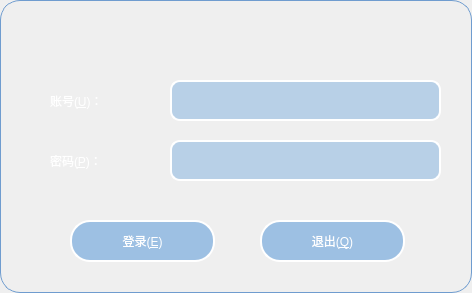
<?xml version="1.0" encoding="UTF-8"?>
<ui version="4.0">
 <class>loginWindow</class>
 <widget class="QMainWindow" name="loginWindow">
  <property name="geometry">
   <rect>
    <x>0</x>
    <y>0</y>
    <width>472</width>
    <height>293</height>
   </rect>
  </property>
  <property name="windowTitle">
   <string>登录泊车管理系统</string>
  </property>
  <property name="styleSheet">
   <string notr="true">/**********子界面背景**********/
QCustomWidget {
		background: rgb(173, 202, 232);
}

/**********子界面中央背景**********/
QCenterWidget {
		background: rgb(232, 241, 252);
}

/**********主界面样式**********/
QMainWindow {
		border: 1px solid rgb(111, 156, 207);
		border-radius:20px;
}

QMessageWidget {
		background: rgba(173, 202, 232, 50%);
}

QLoadingWidget {
		border: none;
		border-radius: 5px;
		background: rgb(187, 212, 238);
}

QRemoteWidget {
		border-top-right-radius: 10px;
		border-bottom-right-radius: 10px;
		border: 1px solid rgb(111, 156, 207);
		border-left: none;
		background: transparent;
}

StyledWidget {
        qproperty-normalColor: rgb(65, 65, 65);
        qproperty-disableColor: rgb(180, 180, 180);
        qproperty-highlightColor: rgb(0, 160, 230);
        qproperty-errorColor: red;
}

QProgressIndicator {
        qproperty-color: rgb(2, 65, 132);
}

QMenuBar {
        background: rgb(187, 212, 238);
        border: 1px solid rgb(111, 156, 207);
        border-left: none;
        border-right: none;
}
QMenuBar::item {
        border: 1px solid transparent;
        padding: 5px 10px 5px 10px;
        background: transparent;
}
QMenuBar::item:enabled {
        color: rgb(2, 65, 132);
}
QMenuBar::item:!enabled {
        color: rgb(155, 155, 155);
}
QMenuBar::item:enabled:selected {
        border-top-color: rgb(111, 156, 207);
        border-bottom-color: rgb(111, 156, 207);
        background: rgb(198, 224, 252);
}

/**********菜单**********/
QMenu {
        border: 1px solid rgb(111, 156, 207);
        background: rgb(232, 241, 250);
}
QMenu::item {
        height: 22px;
        padding: 0px 25px 0px 20px;
}
QMenu::item:enabled {
        color: rgb(84, 84, 84);
}
QMenu::item:!enabled {
        color: rgb(155, 155, 155);
}
QMenu::item:enabled:selected {
        color: rgb(2, 65, 132);
        background: rgba(255, 255, 255, 200);
}
QMenu::separator {
        height: 1px;
        background: rgb(111, 156, 207);
}
QMenu::indicator {
        width: 13px;
        height: 13px;
}
QMenu::icon {
        padding-left: 2px;
        padding-right: 2px;
}

/**********下拉列表**********/
QComboBox {
        height: 42px;
        border-radius: 4px;
        border: 1px solid rgb(111, 156, 207);
        background: white;
		font: 75 14pt &quot;微软雅黑&quot;;
}
QComboBox:enabled {
        color: rgb(84, 84, 84);
}
QComboBox:!enabled {
        color: rgb(80, 80, 80);
}
QComboBox:enabled:hover, QComboBox:enabled:focus {
        color: rgb(51, 51, 51);
}
QComboBox::drop-down {
        width: 20px;
        border: none;
        background: transparent;
}
QComboBox::drop-down:hover {
        background: rgba(255, 255, 255, 30);
}
QComboBox QAbstractItemView {
        border: 1px solid rgb(111, 156, 207);
        background: white;
        outline: none;
}
QComboBox QAbstractItemView::item {
        height: 25px;
        color: rgb(73, 73, 73);
}
QComboBox QAbstractItemView::item:selected {
        background: rgb(232, 241, 250);
        color: rgb(2, 65, 132);
}

QLineEdit {
        border-radius: 10px;
        height: 42px;
        border: 2px solid rgb(255, 255, 255);
        background: rgba(100, 160, 220,100);
		font: 75 14pt &quot;微软雅黑&quot;;
		color:rgb(255, 255, 255);
}
QLineEdit:enabled {
        color: rgb(84, 84, 84);
}
QLineEdit:enabled:hover, QLineEdit:enabled:focus {
        color: rgb(51, 51, 51);
}
QLineEdit:!enabled {
        color: rgb(80, 80, 80);
}
/**********按钮**********/
QPushButton{
		border-radius: 20px;
		border-style:outset;
		border-width:2px;
		border-color: rgb(255, 255, 255);
		width: 75px;
		height: 42px;
		font: 75 14pt &quot;微软雅黑&quot;;
}
QPushButton:enabled {
        background: rgba(100, 160, 220,150);
        color: white;
}
QPushButton:!enabled {
        background: rgb(180, 180, 180);
        color: white;
}
QPushButton:enabled:hover{
        background: rgba(100, 160, 220,240);
}
QPushButton:enabled:pressed{
        background: rgb(0, 78, 161);
}

QPushButton#blueButton:enabled {
        background: rgb(0, 78, 161);
        color: white;
}
QPushButton:!enabled {
        background: rgb(180, 180, 180);
        color: white;
}
QPushButton#blueButton:enabled:hover {
        background: rgb(2, 65, 132);
}
QPushButton#blueButton:enabled:pressed {
        background: rgb(6, 94, 187);
}

QPushButton#selectButton {
        border: none;
        border-radius: none;
        border-left: 1px solid rgb(111, 156, 207);
        background: transparent;
        image: url(:/White/scan);
        color: rgb(51, 51, 51);
}
QPushButton#selectButton:enabled:hover{
        background: rgb(187, 212, 238);
}
QPushButton#selectButton:enabled:pressed{
        background: rgb(120, 170, 220);
}

QPushButton#linkButton {
        background: transparent;
        color: rgb(0, 160, 230);
        text-align:left;
}
QPushButton#linkButton:hover {
        color: rgb(20, 185, 255);
        text-decoration: underline;
}
QPushButton#linkButton:pressed {
        color: rgb(0, 160, 230);
}

QPushButton#transparentButton {
        background: transparent;
}

/*****************标题栏按钮*******************/
QPushButton#minimizeButton {
		border-radius: none;
		border-bottom-left-radius: 4px;
		border-bottom-right-radius: 4px;
		background: rgb(120, 170, 220);
		image: url(:/White/minimizeHover);
}
QPushButton#minimizeButton:hover {
		image: url(:/White/minimize);
}
QPushButton#minimizeButton:pressed {
		image: url(:/White/minimizePressed);
}

QPushButton#maximizeButton[maximizeProperty=&quot;maximize&quot;] {
		border-radius: none;
		border-bottom-left-radius: 4px;
		border-bottom-right-radius: 4px;
		background: rgb(120, 170, 220);
		image: url(:/White/maximizeHover);
}
QPushButton#maximizeButton[maximizeProperty=&quot;maximize&quot;]:hover {
		image: url(:/White/maximize);
}
QPushButton#maximizeButton[maximizeProperty=&quot;maximize&quot;]:pressed {
		image: url(:/White/maximizePressed);
}

QPushButton#maximizeButton[maximizeProperty=&quot;restore&quot;] {
		border-radius: none;
		border-bottom-left-radius: 4px;
		border-bottom-right-radius: 4px;
		background: rgb(120, 170, 220);
		image: url(:/White/restoreHover);
}
QPushButton#maximizeButton[maximizeProperty=&quot;restore&quot;]:hover {
		image: url(:/White/restore);
}
QPushButton#maximizeButton[maximizeProperty=&quot;restore&quot;]:pressed {
		image: url(:/White/restorePressed);
}

QPushButton#closeButton {
		border-radius: none;
		border-bottom-left-radius: 4px;
		border-bottom-right-radius: 4px;
		background: rgb(120, 170, 220);
		image: url(:/White/closeButton.png);
}
QPushButton#closeButton:hover {
		image: url(:/White/close);
}
QPushButton#closeButton:pressed {
		image: url(:/White/closePressed);
}

QPushButton#skinButton {
		border-radius: none;
		border-bottom-left-radius: 4px;
		border-bottom-right-radius: 4px;
		background: rgb(120, 170, 220);
		image: url(:/White/skinHover);
}
QPushButton#skinButton:hover {
		image: url(:/White/skin);
}
QPushButton#skinButton:pressed {
		image: url(:/White/skinPressed);
}

QPushButton#feedbackButton {
		border-radius: none;
		border-bottom-left-radius: 4px;
		border-bottom-right-radius: 4px;
		background: rgb(120, 170, 220);
		image: url(:/White/feedbackHover);
}
QPushButton#feedbackButton:hover {
		image: url(:/White/feedback);
}
QPushButton#feedbackButton:pressed {
		image: url(:/White/feedbackPressed);
}

QPushButton#closeTipButton {
		border-radius: none;
		border-image: url(:/White/close);
		background: transparent;
}
QPushButton#closeTipButton:hover {
		border-image: url(:/White/closeHover);
}
QPushButton#closeTipButton:pressed {
		border-image: url(:/White/closePressed);
}

QPushButton#changeSkinButton{
		border-radius: 4px;
		border: 2px solid rgb(111, 156, 207);
		background: rgb(204, 227, 252);
}
QPushButton#changeSkinButton:hover{
		border-color: rgb(60, 150, 200);
}
QPushButton#changeSkinButton:pressed, QPushButton#changeSkinButton:checked{
		border-color: rgb(0, 160, 230);
}

QPushButton#transferButton {
		padding-left: 5px;
		padding-right: 5px;
		color: white;
		background: rgb(0, 78, 161);
}
QPushButton#transferButton:hover {
		background: rgb(2, 65, 132);
}
QPushButton#transferButton:pressed {
		background: rgb(6, 94, 187);
}
QPushButton#transferButton[iconProperty=&quot;left&quot;] {
		qproperty-icon: url(:/White/left);
}
QPushButton#transferButton[iconProperty=&quot;right&quot;] {
		qproperty-icon: url(:/White/right);
}

QPushButton#openButton {
		border-radius: none;
		image: url(:/White/open);
		background: transparent;
}
QPushButton#openButton:hover {
		image: url(:/White/openHover);
}
QPushButton#openButton:pressed {
		image: url(:/White/openPressed);
}

QPushButton#deleteButton {
		border-radius: none;
		image: url(:/White/delete);
		background: transparent;
}
QPushButton#deleteButton:hover {
		image: url(:/White/deleteHover);
}
QPushButton#deleteButton:pressed {
		image: url(:/White/deletePressed);
}

QPushButton#menuButton {
		text-align: left center;
		padding-left: 3px;
		color: rgb(84, 84, 84);
		border: 1px solid rgb(111, 156, 207);
		background: white;
}
QPushButton#menuButton::menu-indicator{
        subcontrol-position: right center;
        subcontrol-origin: padding;
        image: url(:/White/arrowBottom);
        padding-right: 3px;
}
/*QLabel
{
		font: 75 14pt &quot;微软雅黑&quot;;
		color:rgb(255, 255, 255);
}*/</string>
  </property>
  <widget class="QWidget" name="centralwidget">
   <widget class="QPushButton" name="pbtlogin">
    <property name="geometry">
     <rect>
      <x>70</x>
      <y>220</y>
      <width>145</width>
      <height>42</height>
     </rect>
    </property>
    <property name="text">
     <string>登录(&amp;E)</string>
    </property>
   </widget>
   <widget class="QPushButton" name="pbtexit">
    <property name="geometry">
     <rect>
      <x>260</x>
      <y>220</y>
      <width>145</width>
      <height>42</height>
     </rect>
    </property>
    <property name="styleSheet">
     <string notr="true"/>
    </property>
    <property name="text">
     <string>退出(&amp;Q)</string>
    </property>
   </widget>
   <widget class="QLineEdit" name="lineEditPWD">
    <property name="geometry">
     <rect>
      <x>170</x>
      <y>140</y>
      <width>271</width>
      <height>41</height>
     </rect>
    </property>
    <property name="cursor">
     <cursorShape>IBeamCursor</cursorShape>
    </property>
    <property name="mouseTracking">
     <bool>true</bool>
    </property>
    <property name="styleSheet">
     <string notr="true">QLineEdit#lineEditPWD
{
	color:rgb(255, 255, 255);
}</string>
    </property>
    <property name="text">
     <string/>
    </property>
    <property name="echoMode">
     <enum>QLineEdit::Password</enum>
    </property>
    <property name="placeholderText">
     <string>   </string>
    </property>
   </widget>
   <widget class="QLabel" name="label_2">
    <property name="geometry">
     <rect>
      <x>50</x>
      <y>140</y>
      <width>111</width>
      <height>41</height>
     </rect>
    </property>
    <property name="styleSheet">
     <string notr="true">QLabel#label_2
{
	font: 75 16pt &quot;微软雅黑&quot;;
	color:rgb(255, 255, 255)
}</string>
    </property>
    <property name="text">
     <string>密码(&amp;P)：</string>
    </property>
    <property name="buddy">
     <cstring>lineEditPWD</cstring>
    </property>
   </widget>
   <widget class="QLineEdit" name="lineEditUID">
    <property name="geometry">
     <rect>
      <x>170</x>
      <y>80</y>
      <width>271</width>
      <height>41</height>
     </rect>
    </property>
    <property name="styleSheet">
     <string notr="true">QLineEdit#lineEditUID
{
	color:rgb(255, 255, 255);
}
</string>
    </property>
    <property name="text">
     <string/>
    </property>
   </widget>
   <widget class="QLabel" name="label">
    <property name="geometry">
     <rect>
      <x>50</x>
      <y>80</y>
      <width>141</width>
      <height>41</height>
     </rect>
    </property>
    <property name="styleSheet">
     <string notr="true">QLabel#label
{	
	font: 75 16pt &quot;微软雅黑&quot;;
	color:rgb(255, 255, 255)
}</string>
    </property>
    <property name="text">
     <string>账号(&amp;U)：</string>
    </property>
    <property name="buddy">
     <cstring>lineEditUID</cstring>
    </property>
   </widget>
   <widget class="QPushButton" name="pbtmin">
    <property name="geometry">
     <rect>
      <x>341</x>
      <y>24</y>
      <width>46</width>
      <height>29</height>
     </rect>
    </property>
    <property name="styleSheet">
     <string notr="true">QPushButton#pbtmin
{
	border:none;
	background:rgba(255, 255, 255, 0);
	image:url(:/icons/icons/minimize.png);
}
QPushButton#pbtmin:hover
{
	border:none;
	background:rgba(255, 255, 255, 0);
	image:url(:/icons/icons/minimizehover.png);
}</string>
    </property>
    <property name="text">
     <string/>
    </property>
   </widget>
   <widget class="QPushButton" name="pbtclose">
    <property name="geometry">
     <rect>
      <x>395</x>
      <y>24</y>
      <width>46</width>
      <height>29</height>
     </rect>
    </property>
    <property name="styleSheet">
     <string notr="true">QPushButton#pbtclose
{
	border:none;
	background:rgba(255, 255, 255, 0);
	image:url(:/icons/icons/cancel.png);
}
QPushButton#pbtclose:hover
{
	border:none;
	background:rgba(255, 255, 255, 0);
	image:url(:/icons/icons/cancelhover.png);
}</string>
    </property>
    <property name="text">
     <string/>
    </property>
   </widget>
  </widget>
 </widget>
 <tabstops>
  <tabstop>lineEditUID</tabstop>
  <tabstop>lineEditPWD</tabstop>
  <tabstop>pbtlogin</tabstop>
  <tabstop>pbtexit</tabstop>
 </tabstops>
 <resources/>
 <connections>
  <connection>
   <sender>pbtexit</sender>
   <signal>clicked()</signal>
   <receiver>loginWindow</receiver>
   <slot>close()</slot>
   <hints>
    <hint type="sourcelabel">
     <x>332</x>
     <y>210</y>
    </hint>
    <hint type="destinationlabel">
     <x>238</x>
     <y>164</y>
    </hint>
   </hints>
  </connection>
  <connection>
   <sender>pbtclose</sender>
   <signal>clicked()</signal>
   <receiver>loginWindow</receiver>
   <slot>close()</slot>
   <hints>
    <hint type="sourcelabel">
     <x>430</x>
     <y>40</y>
    </hint>
    <hint type="destinationlabel">
     <x>235</x>
     <y>146</y>
    </hint>
   </hints>
  </connection>
 </connections>
</ui>
